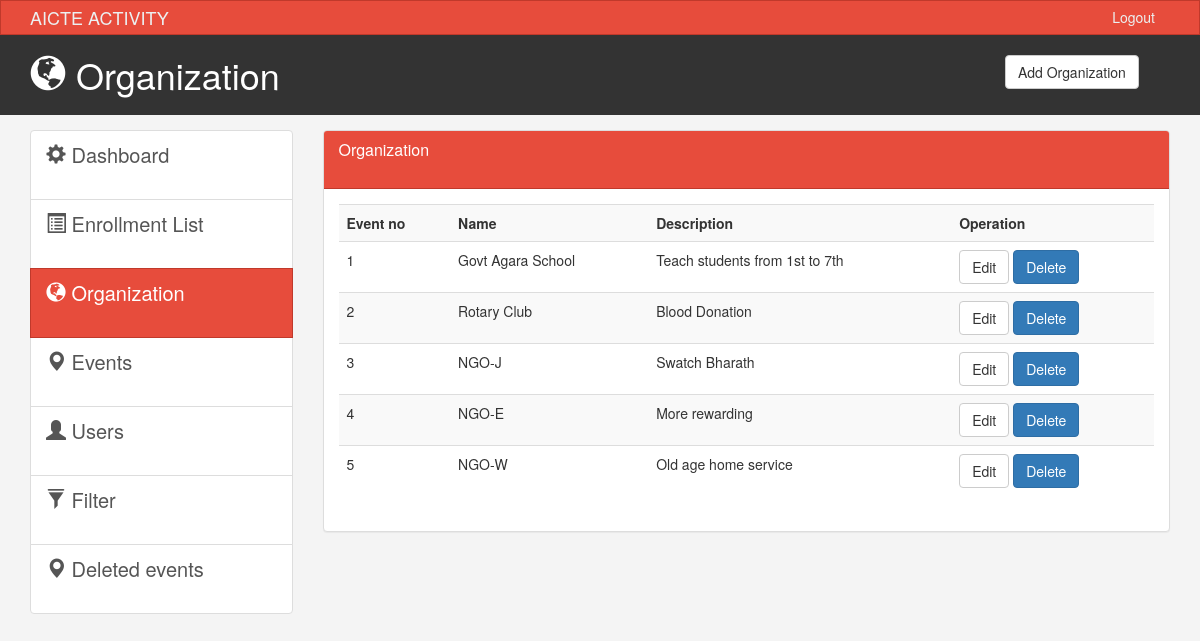
Page /admin/organizations.php on the committed database.
### tables this page shows
CREATE TABLE `event` (
  `id` int(1) NOT NULL,
  `name` varchar(25) NOT NULL,
  `address` varchar(100) NOT NULL,
  `description` varchar(200) NOT NULL,
  `points` int(5) NOT NULL
);

### admin/organizations.php (the view, shortened to what this page needs)
<!DOCTYPE html>
<html lang="en">
  <head>
    <link href="css/bootstrap.min.css?v=<?php echo time(); ?>" rel="stylesheet">
    <link href="css/style.css?v=<?php echo time(); ?>" rel="stylesheet">
  </head>
  <body>
    <nav class="navbar navbar-default">
      <div class="container">
        <div class="navbar-header">
          <a class="navbar-brand" href="#">AICTE ACTIVITY</a>
        </div>
        <div id="navbar" class="collapse navbar-collapse">
          <ul class="nav navbar-nav navbar-right">
            <li><a href="../login.php">Logout</a></li>
          </ul>
        </div>
      </div>
    </nav>
    <header id="header">
      <div class="container">
        <div class="row">
          <div class="col-md-10">
            <h1><span class="glyphicon glyphicon-globe" aria-hidden="true"></span> Organization</h1>
            </div>
            <div class="col-md-2">
              <div class="dropdown create">
                <button class="btn btn-default" type="button" data-toggle="modal" data-target="#addPage" >
                  Add Organization</button>
                </div>
        </div>
      </div>
    </header>
    <section id="main">
      <div class="container">
        <div class="row">
          <div class="col-md-3">
            <div class="list-group">
              <a href="index.php" class="list-group-item">
                <span class="glyphicon glyphicon-cog" aria-hidden="true"></span> Dashboard
              </a>
              <a href="bookings_list.php" class="list-group-item"><span class="glyphicon glyphicon-list-alt" aria-hidden="true"></span> Enrollment List </a>
              <a href="organization.php" class="list-group-item active main-color-bg"><span class="glyphicon glyphicon-globe" aria-hidden="true"></span> Organization </a>
              <a href="events.php" class="list-group-item"><span class="glyphicon glyphicon-map-marker" aria-hidden="true"></span> Events </a>
              <a href="users.php" class="list-group-item"><span class="glyphicon glyphicon-user" aria-hidden="true"></span> Users </a>
              <a href="filter.php" class="list-group-item"><span class="glyphicon glyphicon-filter" aria-hidden="true"></span> Filter </a>
              <a href="event_logs.php" class="list-group-item"><span class="glyphicon glyphicon-map-marker" aria-hidden="true"></span> Deleted events </a>
          </div>
          </div>
          <div class="col-md-9">
            <div class="panel panel-default">
              <div class="panel-heading main-color-bg">
                <h3 class="panel-title">Organization</h3><br>
              </div>
              <div class="panel-body">
                <table class="table table-striped table-hover">
                      <tr>
                        <th>Event no</th>
                        <th>Name</th>
                        <th>Description</th>
                        <th>Operation</th>
                      </tr>
                      <?php  include('../connection.php'); ?>
                      <?php
                       $sql="SELECT * from `event`";
                       $res = mysqli_query ($data, $sql);
                       $i=1;
                       while($row = mysqli_fetch_array($res)){
                        echo "<tr>";
                        echo "<td>"; echo $i++; echo" </td>";
                        echo "<td>"; echo $row["name"]; echo" </td>";
                        echo "<td>"; echo $row["description"]; echo" </td>";
                        $id =  $row["id"];
                        echo "<td>"; echo "<a class='btn btn-default' href='edit_event.php?id= $id'>Edit</a> <a class='btn btn-primary' href='delete_organization.php?id= $id'>Delete</a>"; echo" </td>";
                        echo "</tr>";
                       }
                      ?>
                    </table>
              </div>
              </div>
          </div>
        </div>
      </div>
    </section>
  </body>
</html>

### admin/css/style.css (style rules this page uses)
body { background:#f4f4f4; }
.navbar { min-height: 33px !important; margin-bottom:0; border-radius:0; }
.navbar-nav > li > a, .navbar-brand { padding-top:6px !important; padding-bottom:0 !important; height: 33px; }
.navbar-default { background-color: #e74c3c; border-color: #c0392b; }
.navbar-default .navbar-brand { color: #ecf0f1; }
.navbar-default .navbar-nav > li > a { color: #ecf0f1; }
.navbar-default .navbar-collapse, .navbar-default .navbar-form { border-color: #ecf0f1; }
.main-color-bg { background-color: #e74c3c !important; border-color: #c0392b !important; color:#ffffff !important; }
#header { background:#333333; color:#ffffff; padding-bottom: 10px; margin-bottom: 15px; }
#header .create { padding-top: 20px; }
.list-group { height: 400px !important; }
a.list-group-item { font-size: 20px !important; }
.list-group-item { height: 70px !important; }

### rows in the picture
event: name "Govt Agara School", description "Teach students from 1st to 7th"
event: name "Rotary Club", description "Blood Donation"
event: name "NGO-J", description "Swatch Bharath"
event: name "NGO-E", description "More rewarding"
event: name "NGO-W", description "Old age home service"
